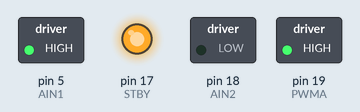
This sketch was run on a simulated Arduino Uno, built with avr-gcc and run on an emulated ATmega328P. Shown: switched loads named in the sketch (green lamp = pin HIGH), output pins drawn as LEDs (lit = HIGH). What the sketch prints to the serial monitor is not drawn.

Above: at 0.1 s.
Timing chart, 0 to 1.6 s (numbered marks = the images above):
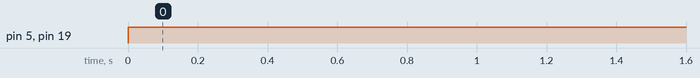

The sketch:

Puente_H.ino
```cpp
//Motor izquierdo
int PWMA = 19;
int AIN2 = 18;
int AIN1 = 5;

//Activación del controlador
int STBY = 17;


void setup() {
Serial.begin(115200);
pinMode(PWMA,OUTPUT);
pinMode(AIN2,OUTPUT);
pinMode(AIN1,OUTPUT);
pinMode(STBY,OUTPUT);
digitalWrite(STBY,HIGH);
}

void loop() {
//Motor izquierdo
digitalWrite(AIN2,LOW);
digitalWrite(AIN1,HIGH);
analogWrite(PWMA,200);
Serial.println("Hola");
}
```

Measured:
- by itself, pin 5 (AIN1), pin 19 (PWMA): LOW → HIGH at 0.00 s
